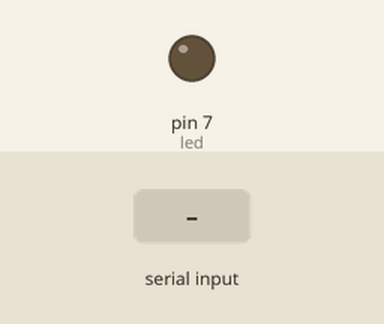
Recording of a sketch running on a simulated Arduino Uno, built with avr-gcc and run on an emulated ATmega328P. Parts: output pins drawn as LEDs (lit = HIGH). The inputs (shaded band) are chosen by the test bench.

Above: at 1.2 s.
1.3 s: "1" received over Serial
Timing chart, 0 to 4.3 s (numbered marks = the images above; inputs shaded):
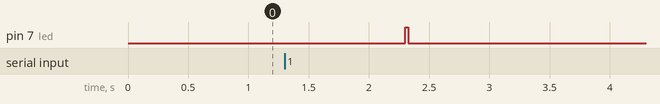

The sketch:

New_Transmitter.ino
```cpp
// Created in 2017/4
// B.Sc. Senior Project
// By Sondos A. Alshami
// Telecommunication Engineering
// Lebanese International University
#define SERIAL_BUFFER_SIZE 1000
int led=7;
int timeDelay=6;
String bufferA;
int m=14;


void setup() {
  // put your setup code here, to run once:
Serial.begin(9600);
pinMode(led,OUTPUT);

}
void sendData(String x)
{
 //digitalWrite (led,0);
//delay(timeDelay);
for (int i=0;i<x.length();i++){
 if (x.charAt(i)=='1') digitalWrite(led,1);
else
digitalWrite(led,0);

delay(timeDelay);
if (i==27||i==55){  //||i==((6*m-1))||i==((8*m-1))||i==((10*m-1))||i==((12*m-1))||i==((14*m-1))||i==((2*m-1))||
digitalWrite(led,1);
delay(timeDelay);
digitalWrite(led,1);
delay(timeDelay);
digitalWrite(led,1);
delay(timeDelay);
//digitalWrite(led,1);
//delay(timeDelay);
digitalWrite(led,0);
delay(500);

}}
digitalWrite(led,1);
delay(timeDelay);
digitalWrite(led,1);
delay(timeDelay);
digitalWrite(led,1);
delay(timeDelay);
//digitalWrite(led,1);
//delay(timeDelay);
digitalWrite(led,0);
delay(timeDelay);
}
void loop() {
  // put your main code here, to run repeatedly:
if(Serial.available()>0){
 String bufferA=Serial.readString();
sendData(bufferA);
}
}
```

Measured:
- after the input at 1.3 s, pin 7 (led): LOW → HIGH after 1.0 s, → LOW 0.02 s later
